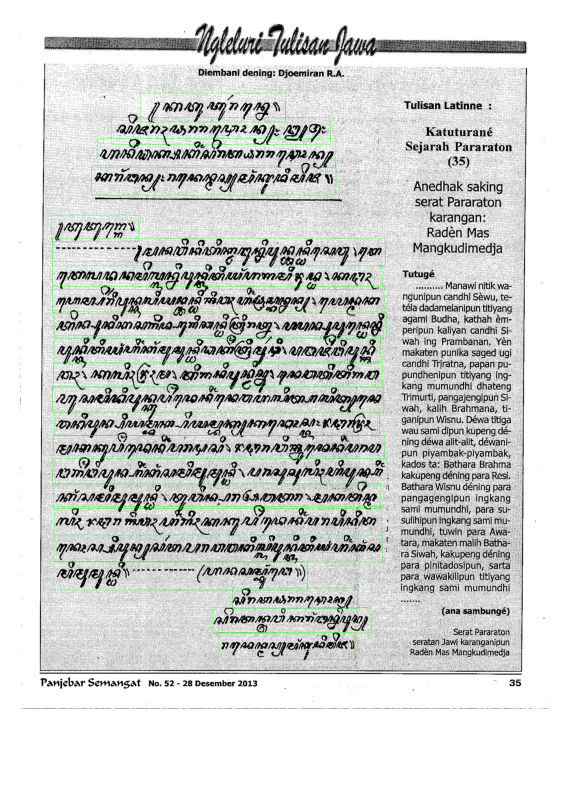
#> input picture images/Example Of YOLO's Document.png, 564 x 790 px, found by its file name; its folder holds only this picture in this run
$ jupyter execute --allow-errors YOLO.ipynb   (shell and % lines are left out)
#> lines starting #> are read from the running program, lines starting #| are printed output that depends on the picture
#> in preprocess_and_replace, img is the input picture: shape (790, 564, 3); mean B, G, R 205.6, 207.9, 205.6
[cell 1]

import torch
import pandas as pd
import matplotlib.pyplot as plt
import datetime
import cv2
import numpy as np
import os
from ultralytics import YOLO
from google.colab import drive,files
from pathlib import Path

drive.mount('/content/drive')

First We Need To Install and Import all necessary dependencies.

Then We will load our Roboflow YOLO dataset, and use cv2 to preprocess each image. altering the brightness, contrast, hsv.

[cell 2]
CROPS_DIR = "/content/drive/MyDrive/DATASET_FINAL/train/images"

def apply_preprocessing(image):
    lab = cv2.cvtColor(image, cv2.COLOR_BGR2LAB)
#> lab: shape (790, 564, 3); mean of channels 0, 1, 2 210.2, 126.9, 128.9
    l, a, b = cv2.split(lab)
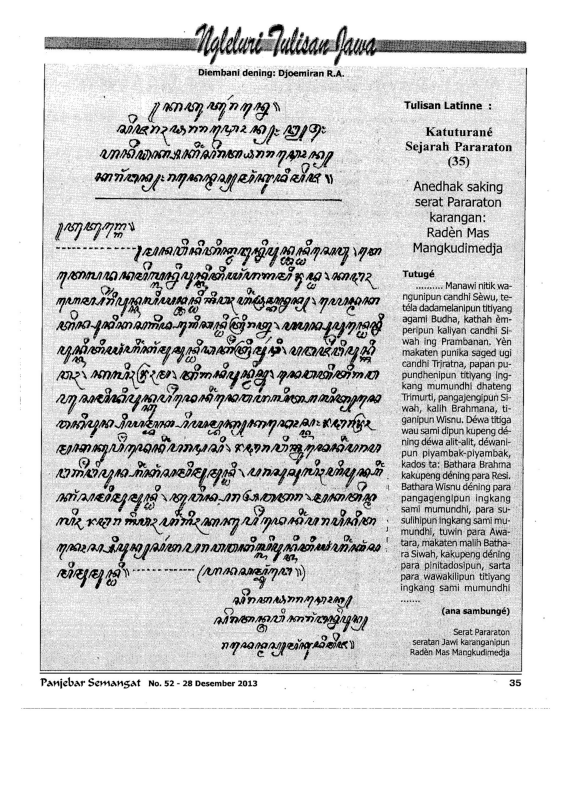
#> l: shape (790, 564); min 0, max 255, mean 210.2
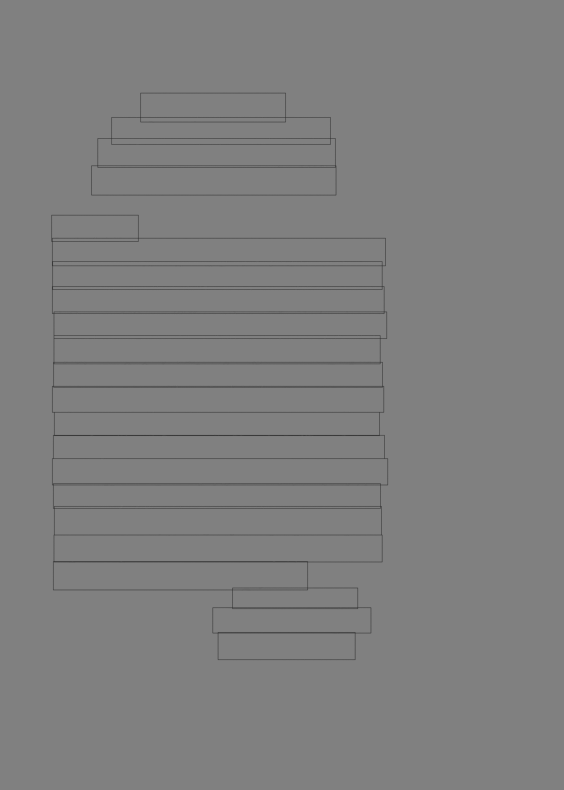
#> a: shape (790, 564); min 56, max 128, mean 126.9
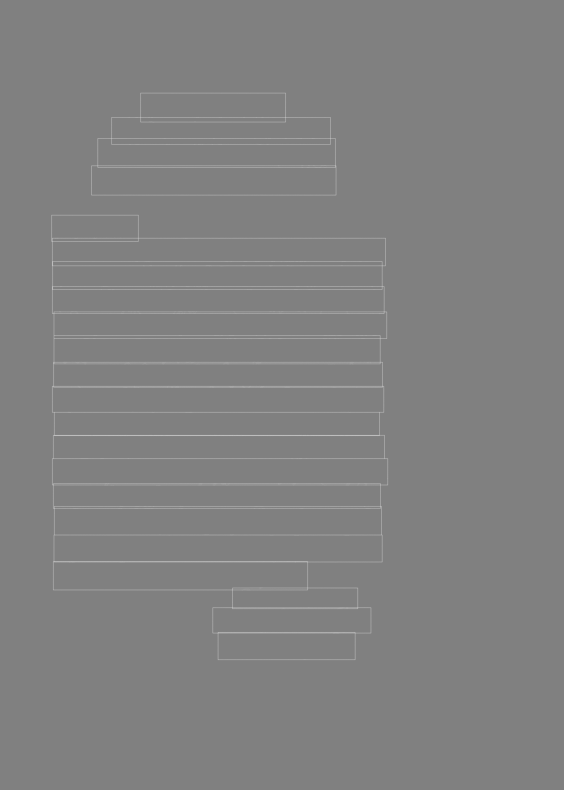
#> b: shape (790, 564); min 128, max 191, mean 128.9

    l_float = l.astype(np.float32) / 255.0

    highlight_map = cv2.GaussianBlur(l_float, (0,0), sigmaX=30)
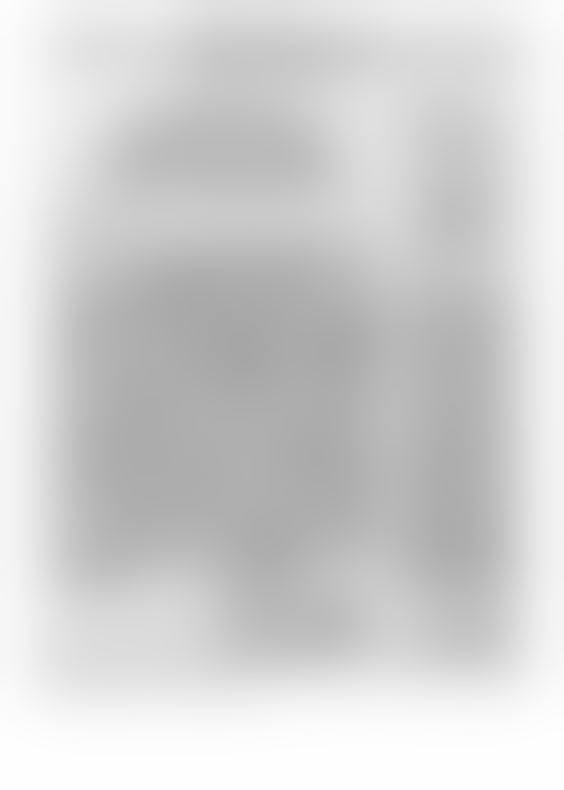
#> highlight_map: shape (790, 564) float32; min 0.653, max 1, mean 0.824
    l_float = l_float - (highlight_map * 0.28)
    l_float = np.clip(l_float, 0, 1)
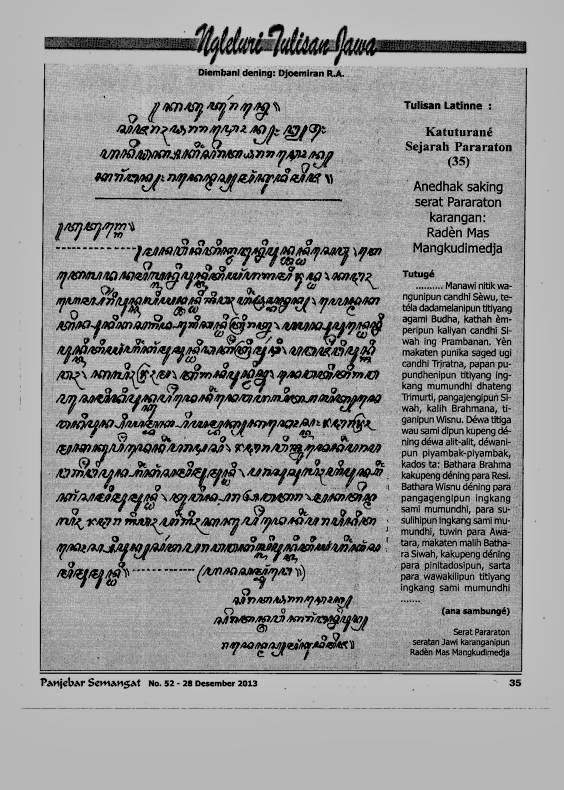
#> l_float: shape (790, 564) float32; min 0, max 0.806, mean 0.6

    clahe = cv2.createCLAHE(clipLimit=1.3, tileGridSize=(8,8))
    l_clahe = clahe.apply((l_float * 255).astype(np.uint8))
    l_clahe = (((l_clahe / 255.0) ** 0.95) * 255).astype(np.uint8)
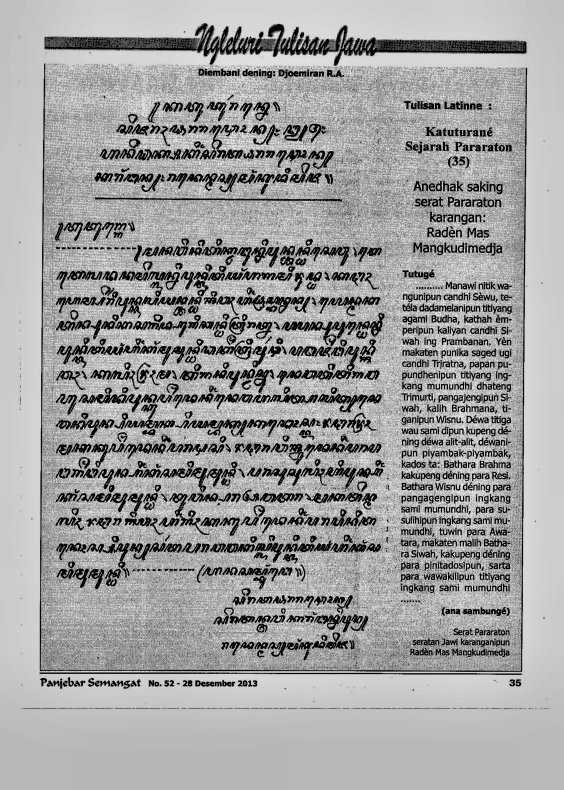
#> l_clahe: shape (790, 564); min 1, max 234, mean 159.7

    lab_adjusted = cv2.merge([l_clahe, a, b])
#> lab_adjusted: shape (790, 564, 3); mean of channels 0, 1, 2 159.7, 126.9, 128.9
    img_corrected = cv2.cvtColor(lab_adjusted, cv2.COLOR_LAB2BGR)
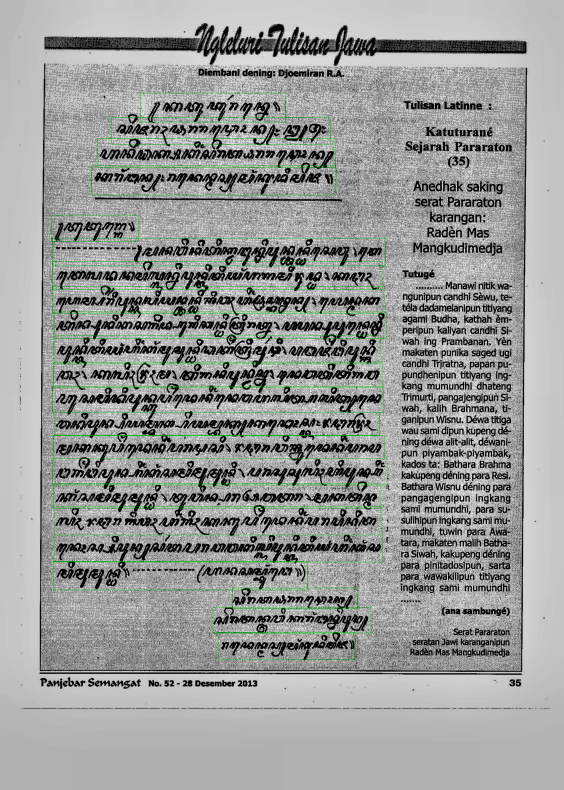
#> img_corrected: shape (790, 564, 3); mean B, G, R 151.9, 154.1, 151.8

    hsv = cv2.cvtColor(img_corrected, cv2.COLOR_BGR2HSV).astype(np.float32)
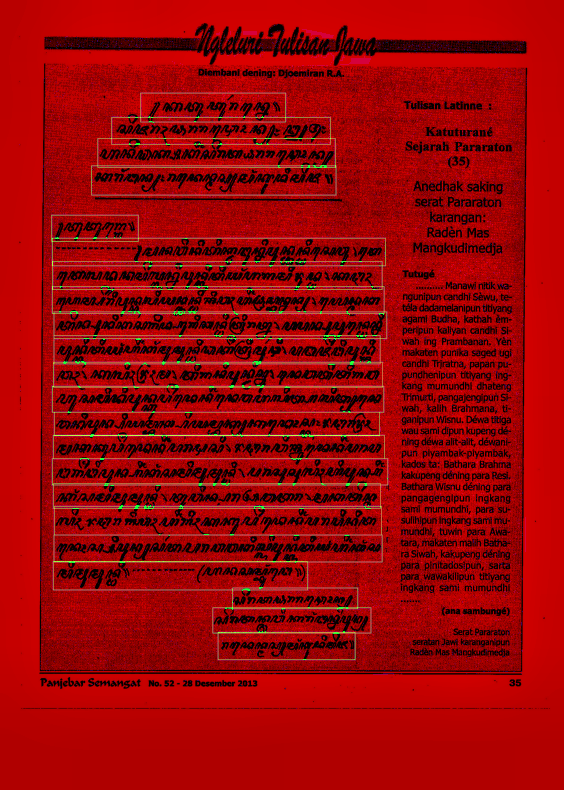
#> hsv: shape (790, 564, 3) float32; mean B, G, R 4.2, 3.9, 154.1
    h, s, v = cv2.split(hsv)
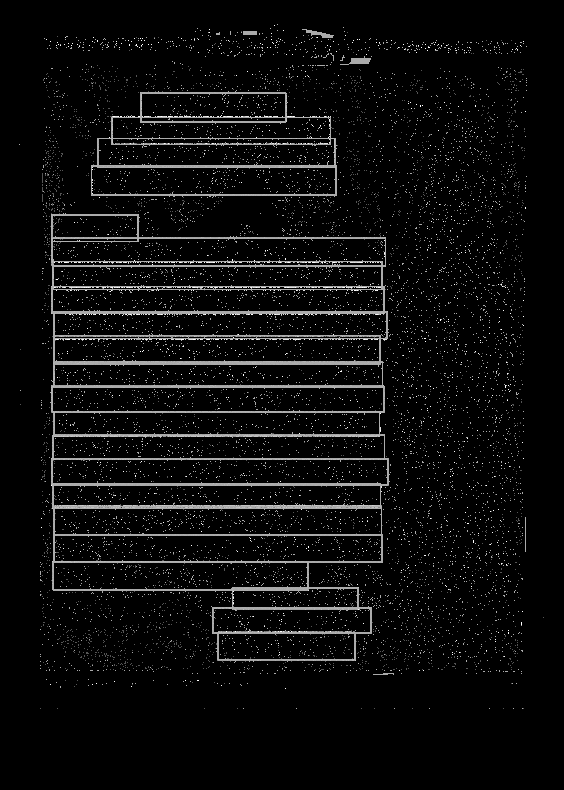
#> h: shape (790, 564) float32; min 0, max 90, mean 4.2; drawn with min black and max white
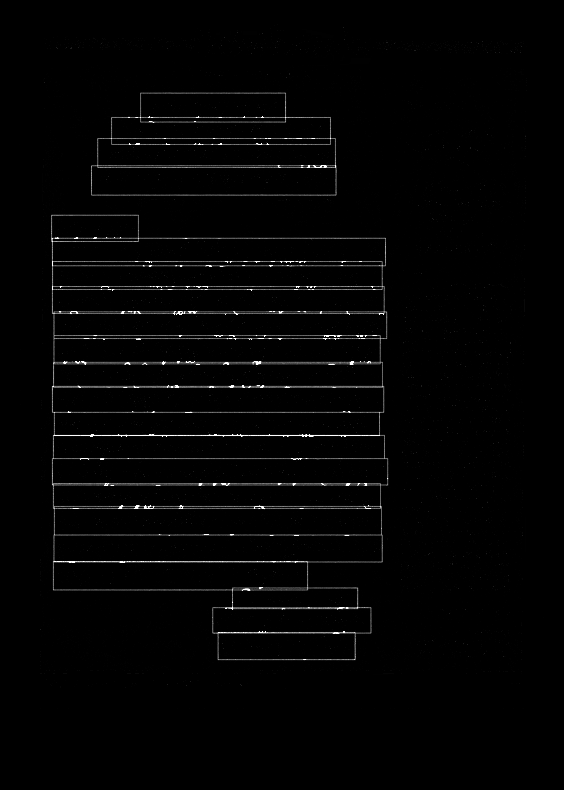
#> s: shape (790, 564) float32; min 0, max 255, mean 3.9
    s = np.clip(s * 1.06, 0, 255)
    hsv_adjusted = cv2.merge([h, s, v]).astype(np.uint8)
    final = cv2.cvtColor(hsv_adjusted, cv2.COLOR_HSV2BGR)

    return final

def preprocess_and_replace(input_folder, backup=True):
    if backup:
        backup_folder = input_folder + "_BACKUP"
        if not os.path.exists(backup_folder):
            os.makedirs(backup_folder, exist_ok=True)
            print(f"📁 Created backup folder: {backup_folder}")

    stats = {
        'total': 0,
        'processed': 0,
        'failed': 0,
        'skipped': 0
    }

    image_extensions = ('.png', '.jpg', '.jpeg', '.bmp', '.tiff', '.tif')
    image_files = [f for f in os.listdir(input_folder)
                   if f.lower().endswith(image_extensions)]

    stats['total'] = len(image_files)

    if stats['total'] == 0:
        print(f"⚠️  No images found in {input_folder}")
        return stats

    print(f"\n{'='*60}")
    print(f"PREPROCESSING {stats['total']} IMAGES")
    print(f"{'='*60}\n")

    for i, filename in enumerate(image_files, 1):
        input_path = os.path.join(input_folder, filename)

        try:
            img = cv2.imread(input_path)

            if img is None:
                print(f"❌ [{i}/{stats['total']}] Could not read: {filename}")
                stats['failed'] += 1
                continue

            if backup:
                backup_path = os.path.join(backup_folder, filename)
                cv2.imwrite(backup_path, img)

            processed = apply_preprocessing(img)

            cv2.imwrite(input_path, processed)

            print(f"✅ [{i}/{stats['total']}] Processed: {filename}")
            stats['processed'] += 1

        except Exception as e:
            print(f"❌ [{i}/{stats['total']}] Error processing {filename}: {e}")
            stats['failed'] += 1

    print(f"\n{'='*60}")
    print(f"PROCESSING COMPLETE")
    print(f"{'='*60}")
    print(f"✅ Successfully processed: {stats['processed']}/{stats['total']}")
    print(f"❌ Failed: {stats['failed']}")
    if backup:
        print(f"📁 Original images backed up to: {backup_folder}")
    print(f"{'='*60}\n")

    return stats

stats = preprocess_and_replace(CROPS_DIR, backup=False)

print("\n📷 Sample processed images:")
processed_files = [f for f in os.listdir(CROPS_DIR)
                   if f.lower().endswith(('.png', '.jpg', '.jpeg'))][:5]
for f in processed_files:
    print(f"   - {f}")

print("\n✅ All images in the folder have been preprocessed!")
print(f"📁 Location: {CROPS_DIR}")

Next, we commence trainint by configuring training parameters and validating the model's metrics, You will need high system RAM and GPU RAM to train this.

[cell 3]
torch.cuda.empty_cache()
#> (this line was passed over: torch is not available in this run)

dataset_dir="/content/drive/MyDrive/DATASET_FINAL/data.yaml"
save_dir="/content/drive/MyDrive/yolo_nusaaksara3"

def train_max_accuracy():
    model = YOLO("yolov8l.pt")
    results = model.train(
        data=dataset_dir,

        epochs=200,
        patience=30,
        imgsz=1280,
        batch=16,

        device=0,
        amp=True,
        workers=8,
        cache=True,

        lr0=0.0005,
        lrf=0.01,
        warmup_epochs=5.0,

        box=10.0,
        cls=0.5,
        dfl=2.0,
        iou=0.7,

        project=save_dir,
        name="yolov8l_max_accuracy",

        save=True,
        save_period=10,
        verbose=True,
        plots=True,
        val=True,
        seed=42,
        cos_lr=True,
    )

    return results

print("\nStarting auto-selected configuration...")

#> (the rest of this cell did not finish here and is left out)

Next we may validate our trained model

[cell 4]
def validate_model(model_path):
    model = YOLO(model_path)

    metrics = model.val(
        data=dataset_dir,
        imgsz=1024,
        batch=16,
        conf=0.25,
        iou=0.6,
        device='cuda' if torch.cuda.is_available() else 'cpu',
        plots=True,
        save_json=True,
    )

    print("\n📊 Validation Metrics:")
    print(f"   mAP50: {metrics.box.map50:.3f}")
    print(f"   mAP50-95: {metrics.box.map:.3f}")
    print(f"   Precision: {metrics.box.mp:.3f}")
    print(f"   Recall: {metrics.box.mr:.3f}")

    return metrics

model_dir="/content/drive/MyDrive/yolo_nusaaksara3/yolov8l_max_accuracy3/weights/best.pt"
validate_model(model_dir)
#> (the call stopped at in validate_model, `model = YOLO(model_path)`: ultralytics is not available in this run)
